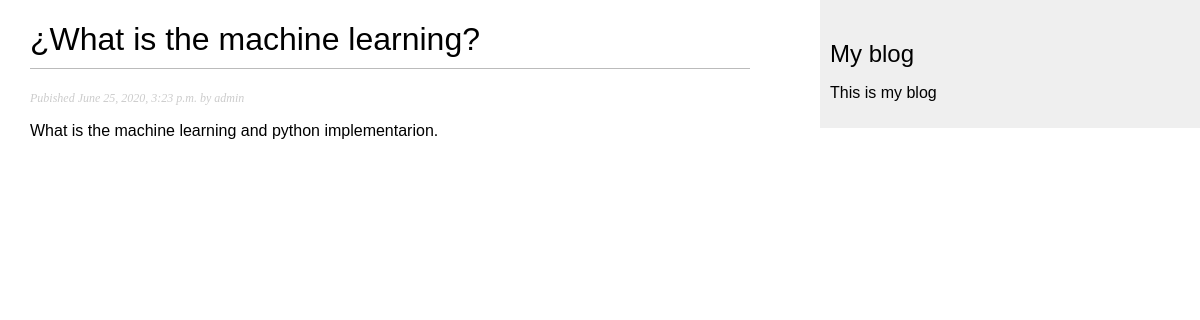
The app's page /blog/2020/6/25/Machine/ with its own data.
### blog/models.py (models this page shows, shortened)
class Post (models.Model):
    STATUS_CHOICES = (
        ('draft', 'Draft'),
        ('published', 'Published'),
    )
    title = models.CharField(max_length=250)
    slug = models.SlugField(max_length=250, unique_for_date='publish')
    author = models.ForeignKey(User, on_delete=models.CASCADE, related_name='blog_posts')
    body = models.TextField()
    publish = models.DateTimeField(default=timezone.now)
    created = models.DateTimeField(auto_now_add=True)
    updated = models.DateTimeField(auto_now_add=True)
    status = models.CharField(max_length=10, choices=STATUS_CHOICES, default='draft')
    objects = models.Manager() #Default manager
    published = PublishedManager() #Our custom manager
    class Meta:
        ordering = ('-publish',)

### blog/views.py (the view)
def post_detail(request, year, month, day, post): #retrieves the object that matches the given arameters or an HTTP 404 (not found) exception if no object is found.
    post = get_object_or_404(Post, slug=post, status='published', publish__year = year, publish__month = month, publish__day = day)
    context = {'post':post}
    return render(request, 'blog/post/detail.html', context)

### blog/templates/blog/post/detail.html (shortened to what this page needs)
{% extends "blog/base.html" %}
{% block content %}
    <h1>{{ post.title }}</h1>
    <p class ="date">
        Pubished {{ post.publish }} by {{ post.author }}
    </p>
    {{ post.body|linebreaks}}
{% endblock %}

### blog/static/css/blog.css (style rules this page uses)
body { margin:0; padding:0; font-family:helvetica, sans-serif; }
h1 { font-weight:normal; border-bottom:1px solid #bbb; padding:0 0 10px 0; }
p.date { color:#ccc; font-family: georgia, serif; font-size: 12px; font-style: italic; }

### records on screen
Post: title "¿What is the machine learning?", publish "June 25, 2020, 3:23 p.m.", author "admin", body "What is the machine learning and python implementarion."
